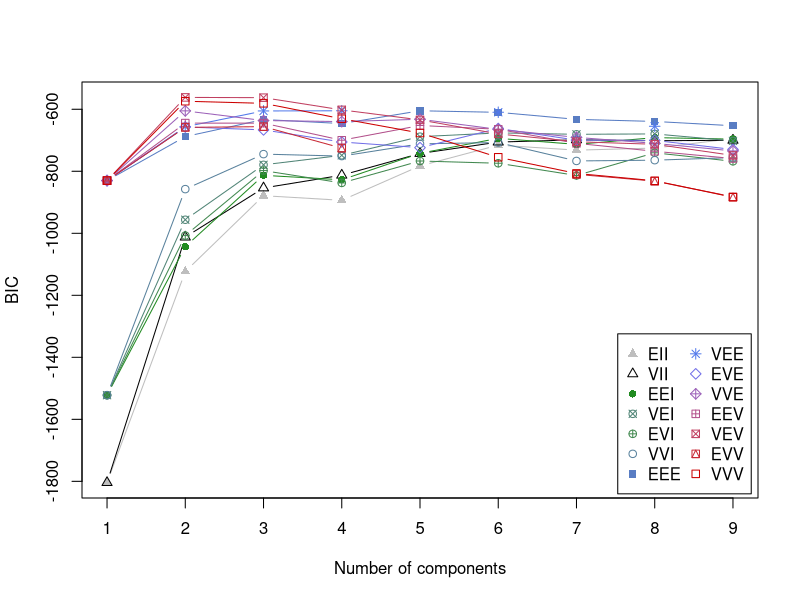

Here is the R script that generated this plot:
library(mclust) # Gaussian mixture model (GMM)
gmm_fit <- Mclust(iris[, 1:4]) # Fit a GMM model
summary(gmm_fit) # Summary table 
plot(gmm_fit, 'BIC') # Select model based on BIC
